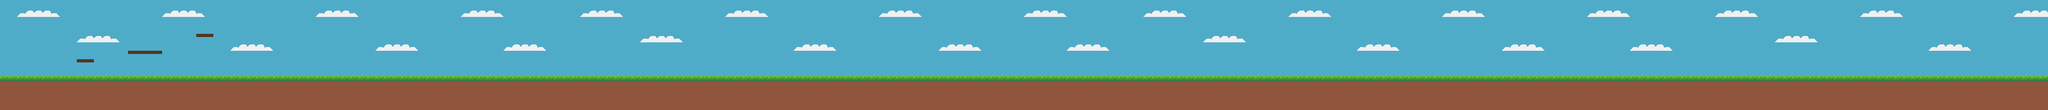

The image is a tile-based game level rendered from a .tmx file. Its description and source (layers, tilesets, objects; grid data summarised) follow:
An orthogonal 240x13 tile map with 16x16 px tiles, 1 tile layer (Graphjics) and 5 objects.

<map version="1.9" tiledversion="1.9.2" orientation="orthogonal" renderorder="left-down" width="240" height="13" tilewidth="16" tileheight="16" infinite="0" nextlayerid="3" nextobjectid="20">
 <tileset firstgid="1" source="tileset_gutter.tsx" />
 <layer id="1" name="Graphjics" width="240" height="13">
  <data>[3120 cells, 3120 non-empty, 7 distinct tile ids]</data>
 </layer>
 <objectgroup id="2" name="Ground">
  <object id="4" x="0" y="144" width="3840" height="64" />
  <object id="9" x="-16" y="0" width="16" height="208" />
  <object id="15" x="144" y="112" width="31.9091" height="5.90909" />
  <object id="17" x="240" y="96" width="63.8182" height="5.81818" />
  <object id="18" x="368" y="64" width="31.9091" height="5.90909" />
 </objectgroup>
</map>